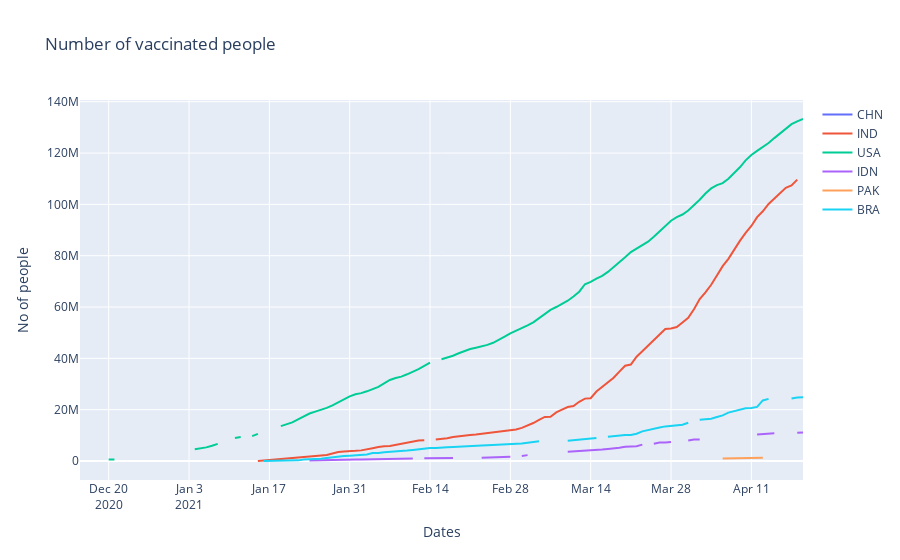

The notebook cell saved with this chart:
### Markdown cell above
# Number of vaccinated people

### Code cell
fig = go.Figure()
for i in range(6):
    fig.add_trace(go.Scatter(x=dfs[i]['date'], y=dfs[i]['people_vaccinated'],
                    mode='lines',
                    name=iso_6[i]))
fig.update_layout(title='Number of vaccinated people',
                   xaxis_title='Dates',
                   yaxis_title='No of people')
fig.show()
